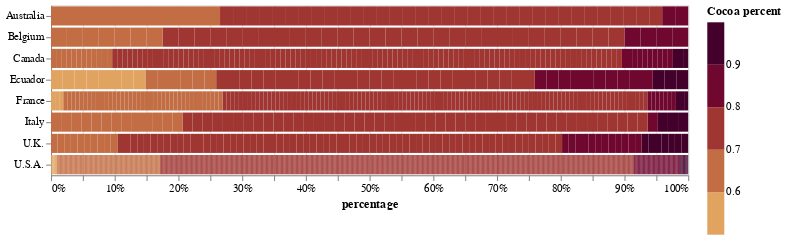

Notebook source saved alongside this figure:
### Markdown cell above
Following is an old version of this visualization. It uses scatter points to show the production of each type of chocolate by country, and its production amount. It can be seen that USA has much larger production than other countries, but I think comparation between chocolate types is more emphasized in this visualization than production amount, so I normalized it and changed to a bar chart.

### Code cell
# normalized to percentage
country_options = countries2['name'].tolist()
selections2 = alt.binding_select(options=country_options, name="Show: ")
buttons2 = alt.selection_single(fields=['company_location'], bind=selections2, 
                                init={'company_location': "U.S.A."},)
vis2 = alt.Chart(choco).mark_bar().transform_joinaggregate(
        groupby=["company_location"],
        location_count="count()"
    ).transform_filter(
        alt.datum.location_count>=40
    ).transform_bin(
        "cocoa_p_bin", field="cocoa_p", bin=alt.Bin(step=0.1)
    ).transform_joinaggregate(
        groupby=["company_location", "cocoa_p_bin"],
        cocoa_location_count="count()"
    ).encode(
        x=alt.X("location_count:Q", 
                stack="normalize",
                axis=alt.Axis(format='%'), 
                title="percentage"),
        y=alt.Y("company_location:N", title=None),
        color=alt.Color("cocoa_p:Q", bin=True, 
                        scale=alt.Scale(scheme=alt.SchemeParams(name="browns", extent=[0, 2])), 
                        title="Cocoa percent"),
        tooltip=[alt.Tooltip("location_count:Q", title="Total Count"), alt.Tooltip("cocoa_location_count:Q", title="Count at this cocoa percent")]
    ).properties(width=600)

vis2.add_selection(buttons2)

### Figure 1 — Vega-Lite specification as saved in the notebook (floating-point values rounded to 4 significant figures; data arrays with more than 128 entries replaced by an {"elided": "..."} marker saying what was removed)
{"config": {"view": {"continuousWidth": 400, "continuousHeight": 300}}, "data": {"name": "data-3adfd78557ae03ec58006e4913ba1afe"}, "mark": "bar", "encoding": {"color": {"bin": true, "field": "cocoa_p", "scale": {"scheme": {"name": "browns", "extent": [0, 2]}}, "title": "Cocoa percent", "type": "quantitative"}, "tooltip": [{"field": "location_count", "title": "Total Count", "type": "quantitative"}, {"field": "cocoa_location_count", "title": "Count at this cocoa percent", "type": "quantitative"}], "x": {"axis": {"format": "%"}, "field": "location_count", "stack": "normalize", "title": "percentage", "type": "quantitative"}, "y": {"field": "company_location", "title": null, "type": "nominal"}}, "selection": {"selector023": {"type": "single", "fields": ["company_location"], "bind": {"input": "select", "options": ["U.S.A.", "France", "Canada", "U.K.", "Italy", "Ecuador", "Australia", "Belgium"], "name": "Show: "}, "init": {"company_location": "U.S.A."}}}, "transform": [{"joinaggregate": [{"op": "count", "as": "location_count"}], "groupby": ["company_location"]}, {"filter": "(datum.location_count >= 40)"}, {"bin": {"step": 0.1}, "field": "cocoa_p", "as": "cocoa_p_bin"}, {"joinaggregate": [{"op": "count", "as": "cocoa_location_count"}], "groupby": ["company_location", "cocoa_p_bin"]}], "width": 600, "$schema": "https://vega.github.io/schema/vega-lite/v4.17.0.json", "datasets": {"data-3adfd78557ae03ec58006e4913ba1afe": {"elided": "1795 records"}}}
